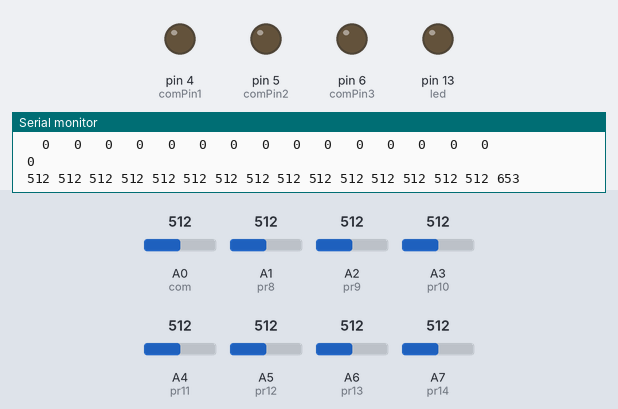
Recording of a sketch running on a simulated Arduino Nano, built with avr-gcc and run on an emulated ATmega328P. On the bench: output pins drawn as LEDs (lit = HIGH), the last lines printed to the serial monitor. The test bench sets the inputs (shaded band); at power-on: A0 (com) = 512, A1 (pr8) = 512, A2 (pr9) = 512, A3 (pr10) = 512, A4 (pr11) = 512, A5 (pr12) = 512, A6 (pr13) = 512, A7 (pr14) = 512. Pins used as bus, display or sensor lines are not drawn.

Above: at 1.2 s.
1.3 s: A0 (com) set to 764
4.6 s: A0 (com) set to 787
At 7.7 s:
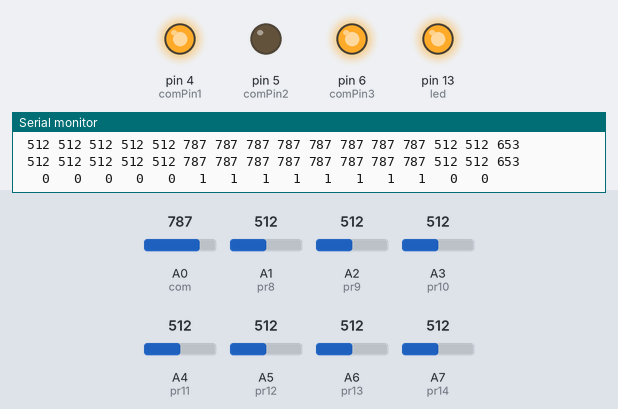
8.3 s: A1 (pr8) set to 105
12.6 s: A1 (pr8) set to 89
14.1 s: A0 (com) set to 716
At 17.1 s:
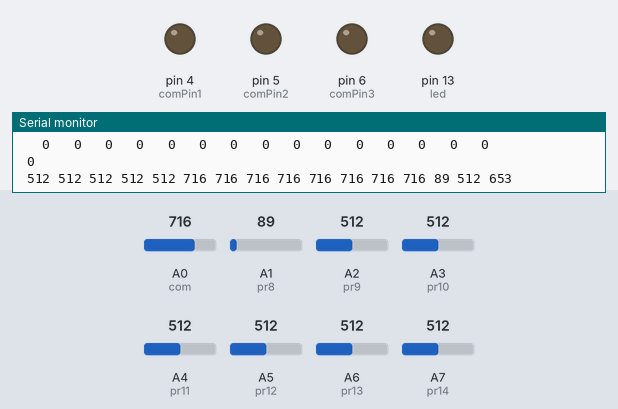
17.4 s: A2 (pr9) set to 768
21.7 s: A2 (pr9) set to 789
At 25.2 s:
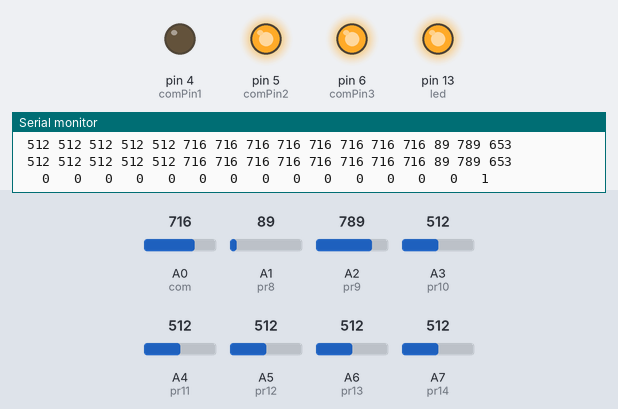
Timing chart, 0 to 26.3 s (numbered marks = the images above; inputs shaded):
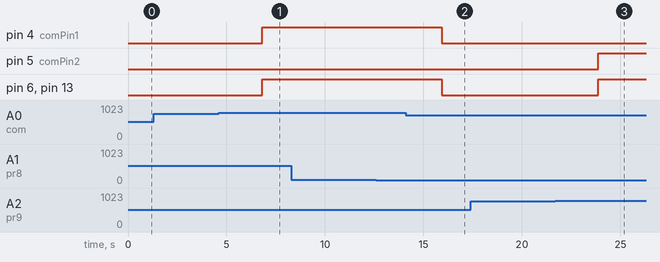

Measured:
- the behaviour switches between 775 and 776 on A0 (com) (found by bisection; images 0 and 1)
- the behaviour switches between 775 and 776 on A2 (pr9) (found by bisection; images 2 and 3)
- after the input at 4.6 s, pin 4 (comPin1), pin 6 (comPin3), pin 13 (led): LOW → HIGH after 2.2 s
- after the input at 14.1 s, pin 4 (comPin1), pin 6 (comPin3), pin 13 (led): HIGH → LOW after 1.8 s
- after the input at 21.7 s, pin 5 (comPin2), pin 6 (comPin3), pin 13 (led): LOW → HIGH after 2.2 s

The sketch:

Soccer_Lightweight_Nano.ino
```cpp
/******************************/
/*         Variables          */
/******************************/

//Communication-to-ArduinoMega Variables
const int comPin1 = 4;
const int comPin2 = 5;
const int comPin3 = 6;

const int led = 13;

//Multiplexer Variables
const int com = A0;
const int s0 = 9;
const int s1 = 8;
const int s2 = 7;

//Photoresistors Variables
int PRs[15] = {0, 0, 0, 0, 0, 0, 0, 0, 0, 0, 0, 0, 0, 0, 0};
int PRRanges[15];

const int pr8 = A1;
const int pr9 = A2;
const int pr10 = A3;
const int pr11 = A4;
const int pr12 = A5;
const int pr13 = A6;
const int pr14 = A7;

//Line Algorithm Variables
bool loopcase = false;

void setup()
{
  //Initialize serial communication
  Serial.begin(9600);

  //Setup multiplexer pins
  pinMode(s0, OUTPUT);
  pinMode(s1, OUTPUT);
  pinMode(s2, OUTPUT);
  pinMode(com, INPUT);

  pinMode(led, OUTPUT);

  //Setup Communication-to-ArduinoMega pins
  pinMode(comPin1, OUTPUT);
  pinMode(comPin2, OUTPUT);
  pinMode(comPin3, OUTPUT);
}

void loop()
{
  /*--************************************************************
   *
   *  --
   *
   **************************************************************/

  PR_Combinations();
}
```

Mux.ino
```cpp
int MUX(bool a, bool b, bool c)
{
  /*Multiplexer Reading*******************************************
   *
   *  This function returns the reading of a multiplexer pin.
   *  It returns the value of a photoresistor.
   *
   **************************************************************/

  //Write S0, S1, and S2 with parameters to then return respective photoresistor value
  digitalWrite(s0, a);
  digitalWrite(s1, b);
  digitalWrite(s2, c);
  delayMicroseconds(25);

  return analogRead(com);
}

void lines()
{
  /*Photoresistor Reading*****************************************
   *
   *  This funciton reads 15 photoresistors and stores them in the PRs array.
   *    PRs[0-4] and PRs[13-14] are analog pins.
   *    PRs[5-12] are connected to a multiplexer and call the MUX() function.
   *  Then the array is printed.
   *
   **************************************************************/

  //Photoresistor front plate
  PRs[0] = analogRead(pr10);
  PRs[1] = analogRead(pr11);
  PRs[2] = analogRead(pr12);
  PRs[3] = analogRead(pr13);
  PRs[4] = analogRead(pr14);

  //Photoresistor right plate
  PRs[5] = MUX(0, 0, 0);
  PRs[6] = MUX(0, 0, 1);
  PRs[7] = MUX(0, 1, 0); //5
  PRs[8] = MUX(0, 1, 1); //6
  PRs[9] = MUX(1, 0, 0);

  //Photoresistor left plate
  PRs[10] = MUX(1, 0, 1);
  PRs[11] = MUX(1, 1, 0);
  PRs[12] = MUX(1, 1, 1);
  PRs[13] = analogRead(pr8);
  PRs[14] = analogRead(pr9);

  for (int i = 0; i <= 15; i++)
  {
    Serial.print(" ");
    Serial.print(PRs[i]);
  }
  Serial.println();

  //Call printLines() to print photoresistors values and if they are above the range
  printLines();
}

void printLines()
{
  /*Photoresistor and Line Printing*******************************
   *
   *  This function prints the value of each photoresistor and if it is above the range of the line.
   *
   **************************************************************/

  //Print photoresistors values
  for (int i = 0; i <= 15; i++)
  {
    Serial.print(" ");
    Serial.print(PRs[i]);
  }
  Serial.println();

  //Print 1 if the photoresitor value is above the range or 0 otherwise
  int range = 775;
  for(int i = 0; i < 15; i++)
  {
    if(PRs[i] > range)
    {
      Serial.print("   ");
      Serial.print(1);
    }
    else
    {
      Serial.print("   ");
      Serial.print(0);
    }
  }
  Serial.println();

  delay(1000);
}
```

PR_Combinations.ino
```cpp
void communicationToMega(bool a, bool b, bool c)
{
  /*Communication to Arduino Mega*********************************
   *
   *  This function receives a binary number of three digits.
   *  It writes the Communication-to-ArduinoMega pins with the binary number.
   *
   **************************************************************/

  //Write Communication-to-ArduinoMega pins with parameters
  digitalWrite(comPin1, a);
  digitalWrite(comPin2, b);
  digitalWrite(comPin3, c);
}

void PR_Combinations()
{
  /*Communication to Arduino Mega*********************************
   *
   *  This function calls lines() to read photoresistors values.
   *  It then sends a binary number to the Arduino Mega.
   *
   **************************************************************/

  //Update photoresistors values and set line light range
  lines();
  int range = 775;

  //Send a binary number to the ArduinoMega depending on the photoresistors whose values exceed the range
  if((PRs[0] > range || PRs[1] > range || PRs[2] > range || PRs[3] > range || PRs[4] > range) && !(PRs[5] > range || PRs[6] > range || PRs[7] > range || PRs[8] > range || PRs[9] > range) && !(PRs[10] > range || PRs[11] > range || PRs[12] > range || PRs[13] > range || PRs[14] > range))
  {
    communicationToMega(0, 0, 1);
    digitalWrite(led, HIGH);
    Serial.println(" 1");
  }
  else if(!(PRs[0] > range || PRs[1] > range || PRs[2] > range || PRs[3] > range || PRs[4] > range) && (PRs[5] > range || PRs[6] > range || PRs[7] > range || PRs[8] > range || PRs[9] > range) && !(PRs[10] > range || PRs[11] > range || PRs[12] > range || PRs[13] > range || PRs[14] > range))
  {
    communicationToMega(0, 1, 0);
    digitalWrite(led, HIGH);
    Serial.println(" 2");
  }
  else if(!(PRs[0] > range || PRs[1] > range || PRs[2] > range || PRs[3] > range || PRs[4] > range) && !(PRs[5] > range || PRs[6] > range || PRs[7] > range || PRs[8] > range || PRs[9] > range) && (PRs[10] > range || PRs[11] > range || PRs[12] > range || PRs[13] > range || PRs[14] > range))
  {
    communicationToMega(0, 1, 1);
    digitalWrite(led, HIGH);
    Serial.println(" 3");
  }
  else if((PRs[0] > range || PRs[1] > range || PRs[2] > range || PRs[3] > range || PRs[4] > range) && (PRs[5] > range || PRs[6] > range || PRs[7] > range || PRs[8] > range || PRs[9] > range) && !(PRs[10] > range || PRs[11] > range || PRs[12] > range || PRs[13] > range || PRs[14] > range))
  {
    communicationToMega(1, 0, 0);
    digitalWrite(led, HIGH);
    Serial.println(" 4");
  }
  else if(!(PRs[0] > range || PRs[1] > range || PRs[2] > range || PRs[3] > range || PRs[4] > range) && (PRs[5] > range || PRs[6] > range || PRs[7] > range || PRs[8] > range || PRs[9] > range) && (PRs[10] > range || PRs[11] > range || PRs[12] > range || PRs[13] > range || PRs[14] > range))
  {
    communicationToMega(1, 0, 1);
    digitalWrite(led, HIGH);
    Serial.println(" 5");
  }
  else if((PRs[0] > range || PRs[1] > range || PRs[2] > range || PRs[3] > range || PRs[4] > range) && !(PRs[5] > range || PRs[6] > range || PRs[7] > range || PRs[8] > range || PRs[9] > range) && (PRs[10] > range || PRs[11] > range || PRs[12] > range || PRs[13] > range || PRs[14] > range))
  {
    communicationToMega(1, 1, 0);
    digitalWrite(led, HIGH);
    Serial.println(" 6");
  }
  else
  {
    communicationToMega(0, 0, 0);
    digitalWrite(led, LOW);
    Serial.println(" 0");
  }
}
```
